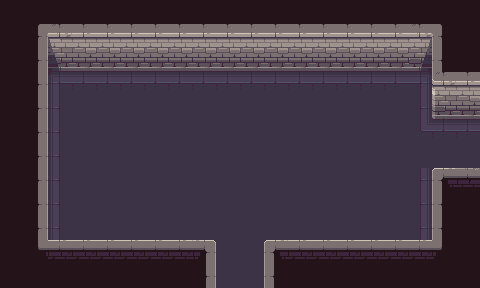

This is a level from a 2D game, rendered from its Tiled map with the project's own tilesets. A one-line summary and the complete map file follow:
An orthogonal 20x12 tile map with 24x24 px tiles, 2 tile layers (图块层 1, Wall), 2 tilesets.

<map version="1.10" tiledversion="1.11.2" orientation="orthogonal" renderorder="right-down" width="20" height="12" tilewidth="24" tileheight="24" infinite="0" nextlayerid="3" nextobjectid="1">
 <tileset firstgid="1" source="../Base.tsx" />
 <tileset firstgid="106" source="../Air.tsx" />
 <layer id="1" name="图块层 1" width="20" height="12">
  <data encoding="csv">
101,101,101,101,101,101,101,93,93,93,93,93,93,93,93,93,93,93,101,101,
101,18,19,20,20,20,20,20,20,20,20,20,20,20,20,20,20,26,27,101,
101,63,34,40,40,40,40,40,35,35,35,40,40,40,35,40,40,41,42,101,
93,63,37,50,50,50,50,50,50,54,54,54,54,54,54,54,50,38,24,25,
93,48,64,68,68,68,68,68,68,83,83,68,68,68,68,68,68,71,39,40,
93,48,64,68,68,68,68,83,83,68,68,68,68,68,68,68,68,53,54,54,
93,48,64,68,68,68,83,83,68,70,70,70,70,70,70,70,70,70,70,70,
93,48,64,68,68,68,83,83,83,68,68,68,68,68,68,68,68,71,84,85,
93,48,64,68,68,68,68,68,83,83,83,68,68,68,68,68,68,71,42,101,
93,63,64,68,68,68,68,68,68,68,68,68,68,68,68,68,68,71,42,101,
101,96,97,97,97,97,97,97,81,70,70,84,97,97,97,97,97,97,99,101,
101,101,101,101,101,101,101,101,48,70,70,57,101,101,101,101,101,101,101,101
</data>
 </layer>
 <layer id="2" name="Wall" width="20" height="12" opacity="0">
  <data encoding="csv">
0,0,0,0,0,0,0,0,0,0,0,0,0,0,0,0,0,0,0,0,
0,106,106,106,106,106,106,106,106,106,106,106,106,106,106,106,106,106,106,0,
0,106,0,0,0,0,0,0,0,0,0,0,0,0,0,0,0,0,106,0,
0,106,0,0,0,0,0,0,0,0,0,0,0,0,0,0,0,0,106,106,
0,106,0,0,0,0,0,0,0,0,0,0,0,0,0,0,0,0,0,0,
0,106,0,0,0,0,0,0,0,0,0,0,0,0,0,0,0,0,0,0,
0,106,0,0,0,0,0,0,0,0,0,0,0,0,0,0,0,0,0,0,
0,106,0,0,0,0,0,0,0,0,0,0,0,0,0,0,0,0,106,106,
0,106,0,0,0,0,0,0,0,0,0,0,0,0,0,0,0,0,106,0,
0,106,0,0,0,0,0,0,0,0,0,0,0,0,0,0,0,0,106,0,
0,106,106,106,106,106,106,106,106,0,0,106,106,106,106,106,106,106,106,0,
0,0,0,0,0,0,0,0,106,0,0,106,0,0,0,0,0,0,0,0
</data>
 </layer>
</map>
